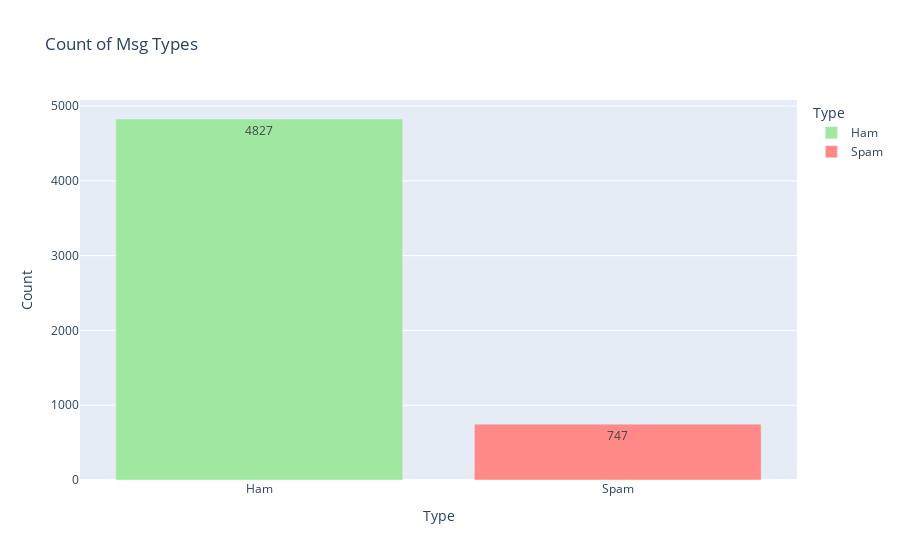

Notebook cell for this chart:
### Code cell
eda_type_count_fig.show()

### Figure 1 — Plotly figure (JSON) as saved in the notebook; plotly's stock layout.template omitted (floating-point values rounded to 4 significant figures)
{"data": [{"alignmentgroup": "True", "hovertemplate": "Type=%{x}<br>Count=%{y}<extra></extra>", "legendgroup": "Ham", "marker": {"color": "#A0e7A0", "pattern": {"shape": ""}}, "name": "Ham", "offsetgroup": "Ham", "orientation": "v", "showlegend": true, "textposition": "auto", "texttemplate": "%{y:}", "x": ["Ham"], "xaxis": "x", "y": [4827], "yaxis": "y", "type": "bar"}, {"alignmentgroup": "True", "hovertemplate": "Type=%{x}<br>Count=%{y}<extra></extra>", "legendgroup": "Spam", "marker": {"color": "#FF8986", "pattern": {"shape": ""}}, "name": "Spam", "offsetgroup": "Spam", "orientation": "v", "showlegend": true, "textposition": "auto", "texttemplate": "%{y:}", "x": ["Spam"], "xaxis": "x", "y": [747], "yaxis": "y", "type": "bar"}], "layout": {"xaxis": {"anchor": "y", "domain": [0.0, 1.0], "title": {"text": "Type"}, "categoryorder": "array", "categoryarray": ["Ham", "Spam"]}, "yaxis": {"anchor": "x", "domain": [0.0, 1.0], "title": {"text": "Count"}}, "legend": {"title": {"text": "Type"}, "tracegroupgap": 0}, "title": {"text": "Count of Msg Types"}, "barmode": "relative"}}
